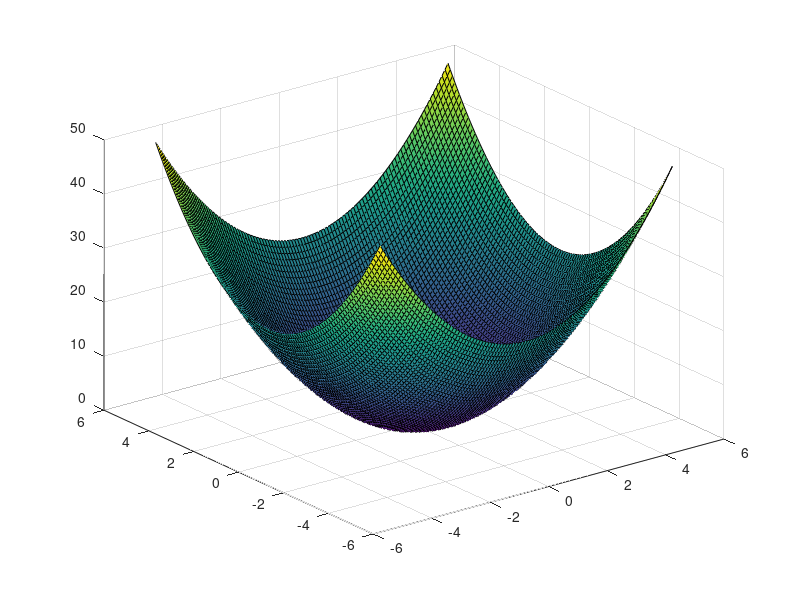

Reproduce this figure in MATLAB.
%Superfície
x = linspace(-5, 5, 100);
y = linspace(-5, 5, 100);
[X,Y] = meshgrid(x,y);
Z = X.^2 + Y.^2;
surf(X,Y,Z);
